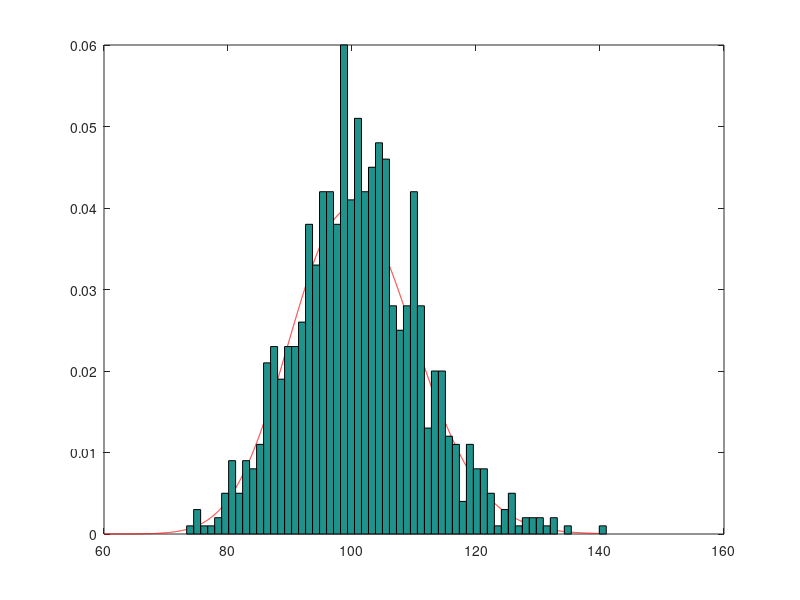

Write MATLAB code to recreate this figure.

alpha=100.7;
lamda=1;
ai=floor(alpha);
af=alpha-ai;
c=(2^af)*((1-e^-.5)^af)/gamma(af+1)+(e^-1)/gamma(af)
X=[];
Y=[];
Z=[];
tic
for i=1:1000
y=[];
for i=1:ai
	y=[y -1*(log(1-rand))/lamda];
end
Y=[Y sum(y)];
end
tot=0;
acc=0;

%%t1=toc

while (size(Z)(2)<1000)
	u=rand;
	p=(1-e^-.5)^af;
	q=p+af*(e^-1)*(2^-af);
	if u<p/q
		a=-2*log(abs(1-((u*c*gamma(af+1))/(2^af))^(1/af)));
	else
		a=-log(abs(c*(1-u)*gamma(af)));
	end
	u2=rand;
	if a<=1
		if u2<=((a^(af-1))*(e^(-af/2)))/((2^(af-1))*((1-e^(-af/2))^(af-1)));
		Z=[Z a];
		acc=acc+1;
		end
	else
		if u2<=a^(af-1)
		Z=[Z a];
		acc=acc+1;
		end
	end

	tot=tot+1;
endwhile 
X=Y+Z/lamda;
disp('Rejection Ratio is:'), disp(1-acc/tot);

x1 = 60:0.01:140;
%%0.005-12,60-140,0.005-10 for alpha = 3.2,100.7,1.5
y1 = gampdf(x1,alpha,lamda);


plot(x1,y1,'r-')
hold on
hist(X,60,1)
%% 11.7,60,8.7 for alpha=3.2,100.7,1.5
hold off
		
time_taken=toc
